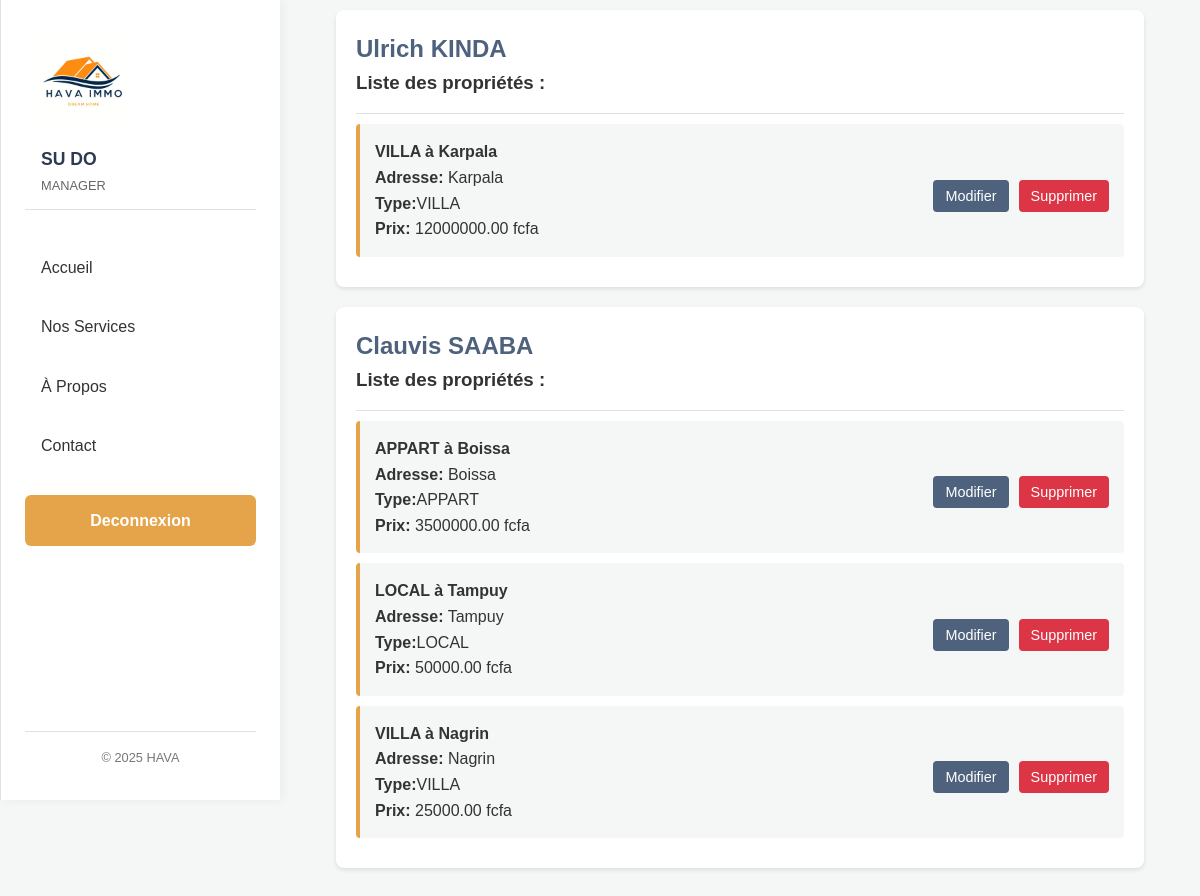
Page /account/manager/bailleur/ (signed in) on the committed database.
### auth_app/models.py (models this page shows, shortened)
class CustomUser(AbstractUser):
    USER_TYPES = (
        ('CLIENT', 'Client'),
        ('AGENT', 'Agent'),
        ('MANAGER', 'Manager'),
        ('BAILLEUR', 'Bailleur'),
    )
    user_type = models.CharField(max_length=10, choices=USER_TYPES, default="CLIENT" )
    adresse = models.CharField(max_length=50,blank=True)
    phone = models.CharField(max_length=20, blank=True)
    email = models.EmailField(unique=True)
    USERNAME_FIELD = 'email'
    REQUIRED_FIELDS = ['username', 'first_name', 'last_name']
    class Meta:
        verbose_name = "Utilisateur"

### bien_app/models.py (models this page shows, shortened)
class Propriete(models.Model):
    type = models.CharField(max_length=30, choices=TYPE_CHOICES)  # Ex: Appartement, Villa...
    usage = models.CharField(max_length=450)  # Ex: Habitation, Commercial...
    statut = models.CharField(max_length=20, choices=STATUT_CHOICES, default='disponible')
    localisation = models.CharField(max_length=255)
    superficie = models.DecimalField(max_digits=10, decimal_places=2)  # en m²
    prix = models.DecimalField(max_digits=15, decimal_places=2)  # en FCFA ou autre
    option = models.CharField(max_length=10, choices=OPTION_CHOICES)
    bailleur = models.ForeignKey(
        'auth_app.CustomUser',  # entre guillemets = pas d'import
        on_delete=models.SET_NULL,
        limit_choices_to={'user_type': 'BAILLEUR'},
        null=True, blank=True,
        related_name='proprietes'
    )

### auth_app/views.py (the view)
# urls.py: path('manager/bailleur/', views.gestion_bailleurs, name='gestion_bailleur'),
@login_required
def gestion_bailleurs(request):
    if request.user.user_type != "MANAGER":
        return redirect('index')
    bailleurs = CustomUser.objects.filter(user_type="BAILLEUR").prefetch_related('proprietes')
    return render(request, 'accounts/gestion_bailleur.html', {
        'bailleurs': bailleurs,
    })

### templates/accounts/gestion_bailleur.html (shortened to what this page needs)
{% extends "base/layout.html" %}
{% load static%}
    {% block css %}
        <link rel="stylesheet" type="text/css" href="{% static 'css/accounts/gestion_bailleur.css' %}" />
        {% endblock css %}
    {% block content %}
    <main id="manager-dashboard">
        {% for bailleur in bailleurs %}
            <div class="manager-card">
            <h2>{{ bailleur.first_name }} {{ bailleur.last_name }}</h2>
            <h3>Liste des propriétés :</h3>
            <ul>
             {% for propriete in bailleur.proprietes.all %}
            <li>
                <div class="property-details">
                    <strong>{{ propriete.type }} à {{ propriete.localisation }}</strong> <br>
                    <strong>Adresse:</strong> {{ propriete.localisation }}<br>
                    <strong>Type:</strong>{{ propriete.type }}<br>
                    <strong>Prix:</strong> {{ propriete.prix }} fcfa
                </div>
                <div class="property-actions">
                    <a href='{% url "modifier_propriete" propriete.pk %}'>
                        <button class="button-voir">Modifier</button>
                    </a>
                    <a href='{% url "supprimer_image" propriete.pk %}' class="btn a" >
                    <button class="button-supprimer">Supprimer</button>
                    </a>
                </div>
            </li>
            {% empty %}
            <li>Aucune propriété enregistrée.</li>
            {% endfor %}
            </ul>
        </div>
       {% endfor %}
    </main>
    {% endblock content %}

### templates/base/layout.html (shortened to what this page needs)
{% load static %}
<html lang="fr">
<head>
    <link rel="stylesheet" type="text/css" href="{% static 'css/base/style.css' %}" />
    <link rel="stylesheet" href="https://cdnjs.cloudflare.com/ajax/libs/font-awesome/6.0.0/css/all.min.css" />
    {% block css %} {% endblock css %}
</head>
<body>
    <aside class="sidebar-menu" id="sidebarMenu">
        <div class="logo-container">
            <a href=" {% url "index" %} "><img src="{% static "img/logo.png" %}" alt="Agence Immobilière Logo" class="logo"> </a>
        </div>
        {% if user.is_authenticated %}
        <div class="user-info hidden" id="sidebarUserInfo">
            <span id="sidebar-client-name">{{ user.first_name }} {{ user.last_name }}</span>
            <span class="account-type">{{ user.user_type }}</span>
        </div>
        {% endif %}
        <nav>
            <ul>
                {% if user.is_authenticated %}
                <li><a href=" {% url "redirect_user" %} ">Accueil</a></li>
                {%else%}
                <li><a href=" {% url "index" %} ">Accueil</a></li>
                {% endif %}
                <li><a href="{% url 'service' %}">Nos Services</a></li>
                <li><a href="{% url 'apropos' %}">À Propos</a></li>
                <li><a href="{% url 'contact' %}">Contact</a></li>
                {% if user.is_authenticated %}
                <li><a href=" {% url 'logout' %} " class="login-btn">Deconnexion</a></li>
                {% else %}
                <li><a href=" {% url 'login' %}  " class="login-btn">Connexion / Inscription</a></li>
                {% endif %}
            </ul>
        </nav>
        <footer class="sidebar-footer">
            <p>&copy; 2025 HAVA</p>
        </footer>
    </aside>
    <div class="content-area">
        {% block content %}
    {% endblock content %}
    </div>
</body>
</html>

### static/css/base/style.css (style rules this page uses)
:root { --primary-color: #2D3A51; --secondary-color: #4F627D; --accent-color: #E5A44A; --accent-color-hover: #CC8D39; --text-color: #333333; --light-text-color: #FFFFFF; --bg-color: #F4F7F6; --sidebar-bg: #FFFFFF; --border-color: #DDE2E5; --card-bg: #FFFFFF; --shadow: 0 4px 12px rgba(0, 0, 0, 0.07); --font-family: 'Poppins', sans-serif; --sidebar-width: 280px; --mobile-sidebar-width: 280px; }
*, *::before, *::after { box-sizing: border-box; margin: 0; padding: 0; }
html { scroll-behavior: smooth; }
body { font-family: var(--font-family); background-color: var(--bg-color); color: var(--text-color); line-height: 1.6; display: flex; position: relative; overflow-x: hidden; overflow-x:scroll; }
.sidebar-menu { width: var(--sidebar-width); height: 100vh; background-color: var(--sidebar-bg); border-right: none; border-left: 1px solid var(--border-color); position: fixed; top: 0; left: 0; display: flex; flex-direction: column; padding: 2rem 1.5rem; transition: transform 0.3s ease-in-out; z-index: 1000; box-shadow: 2px 0 10px rgba(0,0,0,0.05); }
.logo-container { display: flex; align-items: center; padding-left: 0.5rem; }
.logo { margin: auto; width: 100px; height: 100px; object-fit: contain; }
.user-info { margin-bottom: 2rem; padding: 0.8rem 1rem; border-bottom: 1px solid var(--border-color); color: var(--primary-color); font-weight: 600; font-size: 1.1rem; display: flex; flex-direction: column; }
.user-info .account-type { font-size: 0.8rem; font-weight: 400; color: #666; margin-top: 0.2rem; }
.sidebar-menu nav ul { list-style: none; }
.sidebar-menu nav ul li a { display: block; padding: 0.8rem 1rem; margin-bottom: 0.5rem; text-decoration: none; color: var(--text-color); font-weight: 400; border-radius: 6px; transition: background-color 0.2s ease, color 0.2s ease; }
.sidebar-menu nav ul li a.login-btn { background-color: var(--accent-color); color: var(--light-text-color); text-align: center; font-weight: 600; margin-top: 1.5rem; }
.sidebar-footer { margin-top: auto; text-align: center; font-size: 0.8rem; color: #777; padding-top: 1rem; border-top: 1px solid var(--border-color); }
.content-area { flex-grow: 1; padding: 0; margin-left: var(--sidebar-width); transition: margin-left 0.3s ease-in-out; }

### static/css/accounts/gestion_bailleur.css (style rules this page uses)
:root { --primary-color: #2D3A51; --secondary-color: #4F627D; --accent-color: #E5A44A; --accent-color-hover: #CC8D39; --text-color: #333333; --light-text-color: #FFFFFF; --bg-color: #F4F7F6; --sidebar-bg: #FFFFFF; --border-color: #DDE2E5; --card-bg: #FFFFFF; }
body { font-family: sans-serif; line-height: 1.6; margin: 0; padding: 0; background-color: var(--bg-color); color: var(--text-color); }
main { width: 90%; margin: auto; padding: 10px; overflow: hidden; }
.manager-card { background: var(--card-bg); margin-bottom: 20px; padding: 20px; border-radius: 8px; box-shadow: 0 2px 4px rgba(0, 0, 0, 0.1); }
.manager-card h2 { margin-top: 0; color: var(--secondary-color); }
.manager-card ul { list-style: none; padding: 0; border-top: 1px solid var(--border-color); margin-top: 15px; padding-top: 10px; }
.manager-card ul li { background: var(--bg-color); margin-bottom: 10px; padding: 15px; border-left: 4px solid var(--accent-color); border-radius: 4px; display: flex; justify-content: space-between; align-items: center; flex-wrap: wrap; }
.property-details { flex-grow: 1; margin-right: 10px; }
.property-details strong { color: var(--text-color); }
.property-actions { flex-shrink: 0; display: flex; gap: 10px; margin-top: 10px; }
.property-actions button { padding: 8px 12px; border: none; border-radius: 4px; cursor: pointer; font-size: 0.9em; transition: background-color 0.2s ease; }
.button-voir { background-color: var(--secondary-color); color: var(--light-text-color); }
.button-supprimer { background-color: #dc3545; color: var(--light-text-color); }

### rows in the picture
Propriete: type "VILLA", localisation "Karpala", prix "12000000.00"
Propriete: type "APPART", localisation "Boissa", prix "3500000.00"
Propriete: type "LOCAL", localisation "Tampuy", prix "50000.00"
Propriete: type "VILLA", localisation "Nagrin", prix "25000.00"

### other values in the picture
{{ user.first_name }} "SU"
{{ user.last_name }} "DO"
{{ user.user_type }} "MANAGER"
{{ bailleur.first_name }} "Ulrich"
{{ bailleur.last_name }} "KINDA"
{{ bailleur.first_name }} "Clauvis"
{{ bailleur.last_name }} "SAABA"
